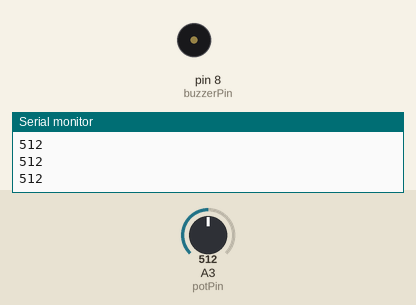
Bench run of a sketch on a simulated Arduino Uno, built with avr-gcc and run on an emulated ATmega328P. Parts: buzzer (waves = sounding, pin HIGH), the last lines printed to the serial monitor. The test bench sets the inputs (shaded band); at power-on: A3 (potPin) = 512.

Above: at 1.2 s.
1.3 s: A3 (potPin) set to 983
2.8 s: A3 (potPin) set to 1014
At 3.9 s:
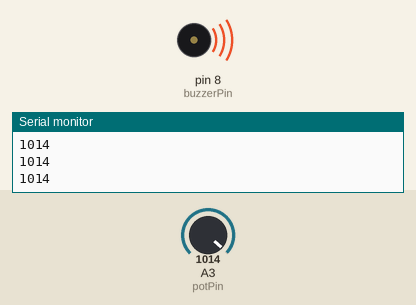
4.3 s: A3 (potPin) set to 990
At 4.9 s:
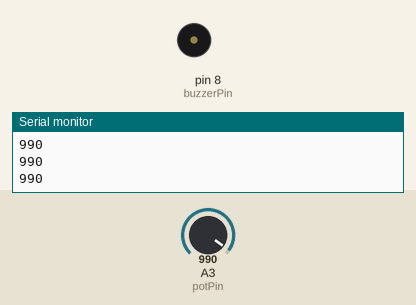
5.8 s: A3 (potPin) set to 1010
At 6.2 s:
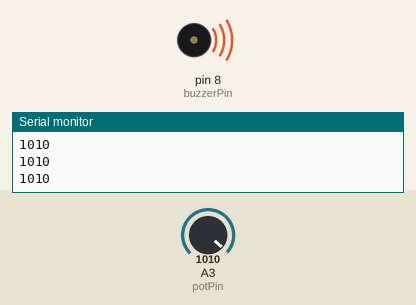
Timing chart, 0 to 8.3 s (numbered marks = the images above; inputs shaded):
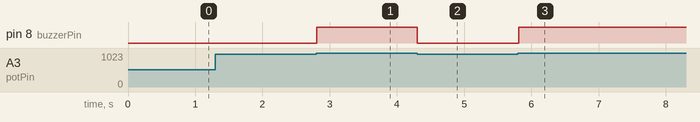

Measured:
- the behaviour switches between 1000 and 1001 on A3 (potPin) (found by bisection; images 0 and 1)
- after the input at 2.8 s, pin 8 (buzzerPin): LOW → HIGH at once
- after the input at 4.3 s, pin 8 (buzzerPin): HIGH → LOW at once
- after the input at 5.8 s, pin 8 (buzzerPin): LOW → HIGH at once

The sketch:

nding_and_using_active_buzzers_to_add_sound_to_your_project1.ino
```cpp
int buzzerPin = 8;
String msg = "Please Input Your Number";
int myNum;
int delayTime = 100;
int potPin = A3;
int potVal;


void setup()
{
  pinMode(buzzerPin, OUTPUT);
  pinMode(potPin, INPUT);
  Serial.begin(9600);
}


void loop()
{
  //Serial.println(msg);
  //while(Serial.available() == 0)
  //{

  //}

  //myNum = Serial.parseInt();
  //if(myNum > 10)
  //{
  	//digitalWrite(buzzerPin, HIGH);
    //delay(delayTime);
    //digitalWrite(buzzerPin, LOW);
  //}

  potVal = analogRead(potPin);
  Serial.println(potVal);
  while(potVal > 1000)
  {
  	digitalWrite(buzzerPin, HIGH);
    potVal = analogRead(potPin);
    Serial.println(potVal);
  }
  digitalWrite(buzzerPin, LOW);

}
```
